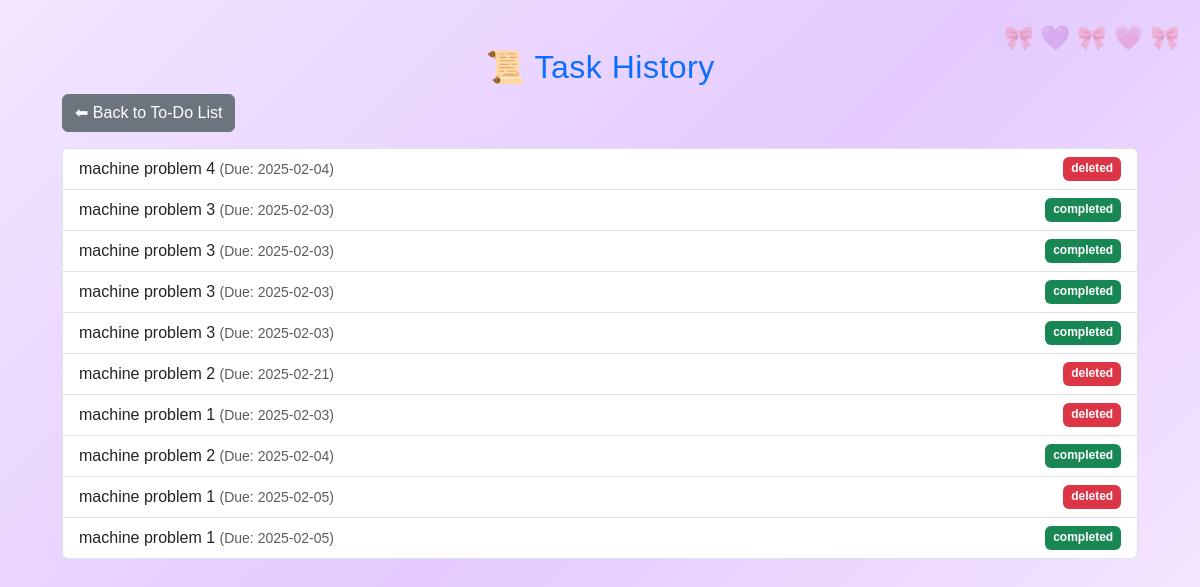
/task_history.php, run on the app's committed database.
### tables this page shows
CREATE TABLE `task_history` (
  `id` int(11) NOT NULL,
  `task` varchar(255) NOT NULL,
  `due_date` date NOT NULL,
  `status` enum('completed','deleted') NOT NULL,
  `completed_at` timestamp NOT NULL DEFAULT current_timestamp()
);

### task_history.php (the view, shortened to what this page needs)
<?php include 'database.php'; ?>
<!DOCTYPE html>
<html lang="en">
<head>
    <link rel="stylesheet" href="https://cdn.jsdelivr.net/npm/bootstrap@5.3.0/dist/css/bootstrap.min.css">
    <link rel="stylesheet" href="style.css">
</head>
<body>
    <div class="container mt-5">
        <h2 class="text-center text-primary">📜 Task History</h2>
        <a href="index.php" class="btn btn-secondary mb-3">⬅ Back to To-Do List</a>
        <ul class="list-group">
            <?php
            $result = $conn->query("SELECT * FROM task_history ORDER BY completed_at DESC");
            while ($row = $result->fetch_assoc()) {
                $badge = ($row["status"] == "completed") ? "bg-success" : "bg-danger";
                echo '<li class="list-group-item d-flex justify-content-between">
                        <span>'.$row["task"].' <small class="text-muted">(Due: '.$row["due_date"].')</small></span>
                        <span class="badge '.$badge.'">'.$row["status"].'</span>
                    </li>';
            }
            ?>
        </ul>
    </div>
</body>
</html>

### style.css (style rules this page uses)
body { background: linear-gradient(135deg, #f2e6ff, #e4caff, #f8ecff); background-attachment: fixed; font-family: "Poppins", "Quicksand", sans-serif; position: relative; }
body::before { content: ""; position: fixed; inset: 0; background-image: url('images/bow.png'); opacity: 0.18; pointer-events: none; z-index: 1; }
body::after { content: "🎀 💜 🎀 💗 🎀"; position: fixed; top: 20px; right: 20px; font-size: 24px; opacity: 0.25; animation: float 6s ease-in-out infinite alternate; pointer-events: none; z-index: 1; }
.container { max-width: 1100px; margin-top: 40px; }
h1, h2, h3 { font-family: "Poppins", "Quicksand", sans-serif; color: #7a42c8; letter-spacing: 0.5px; }

### data on the page
task_history: task "machine problem 4", due_date "2025-02-04", status "deleted"
task_history: task "machine problem 3", due_date "2025-02-03", status "completed"
task_history: task "machine problem 3", due_date "2025-02-03", status "completed"
task_history: task "machine problem 3", due_date "2025-02-03", status "completed"
task_history: task "machine problem 3", due_date "2025-02-03", status "completed"
task_history: task "machine problem 2", due_date "2025-02-21", status "deleted"
task_history: task "machine problem 1", due_date "2025-02-03", status "deleted"
task_history: task "machine problem 2", due_date "2025-02-04", status "completed"
task_history: task "machine problem 1", due_date "2025-02-05", status "deleted"
task_history: task "machine problem 1", due_date "2025-02-05", status "completed"
